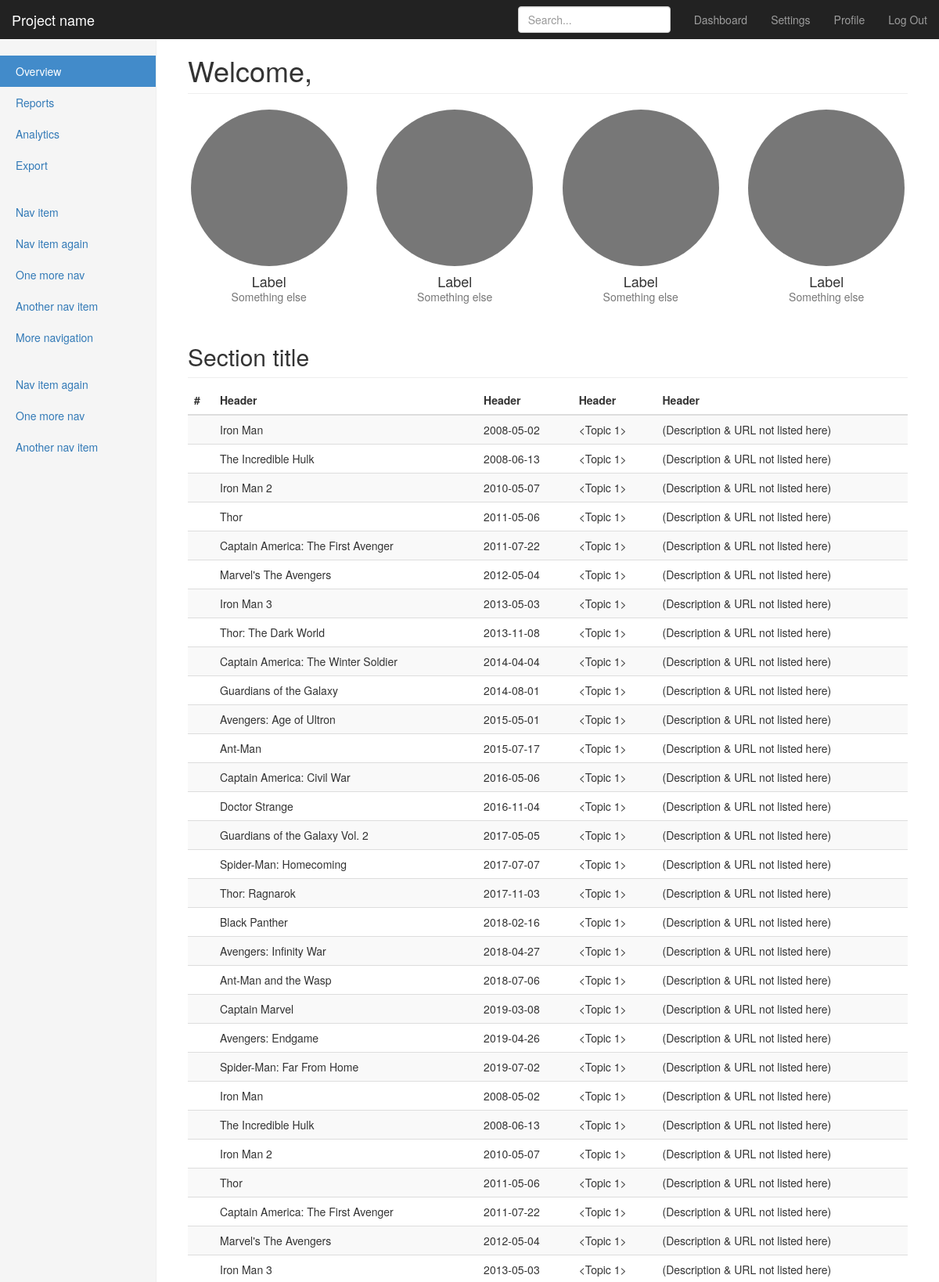
The app's page /all_artifacts (upper part) with its own data.
### app.py (models this page shows)
class Artifact(db.Model):
	aid = db.Column(db.Integer, primary_key=True, autoincrement=True)
	title = db.Column(db.String())
	description = db.Column(db.String())
	date = db.Column(db.Date(), nullable=False)
	url = db.Column(db.String())
	atopic = db.Column(db.Integer, db.ForeignKey('topic.tid'), nullable=False)

class YouTubeArtifact(Artifact): #inherits Artifact class
	pass

### app.py (the view)
@app.route('/all_artifacts')
def all_artifacts():
	artifacts=Artifact.query.all()
	return render_template('all_artifacts.html', artifacts=artifacts)

### templates/all_artifacts.html (shortened to what this page needs)
{% extends "bootstrap/base.html" %}
{% block styles %}
{{super()}}
<link rel="stylesheet" href="{{url_for('.static', filename='dashboard.css')}}">
{% endblock %}
{% block content %}
    <nav class="navbar navbar-inverse navbar-fixed-top">
      <div class="container-fluid">
        <div class="navbar-header">
          <a class="navbar-brand" href="#">Project name</a>
        </div>
        <div id="navbar" class="navbar-collapse collapse">
          <ul class="nav navbar-nav navbar-right">
            <li><a href="#">Dashboard</a></li>
            <li><a href="#">Settings</a></li>
            <li><a href="#">Profile</a></li>
            <li><a href="{{ url_for('logout') }}">Log Out</a></li>
          </ul>
          <form class="navbar-form navbar-right">
            <input type="text" class="form-control" placeholder="Search...">
          </form>
        </div>
      </div>
    </nav>
    <div class="container-fluid">
      <div class="row">
        <div class="col-sm-3 col-md-2 sidebar">
          <ul class="nav nav-sidebar">
            <li class="active"><a href="#">Overview <span class="sr-only">(current)</span></a></li>
            <li><a href="#">Reports</a></li>
            <li><a href="#">Analytics</a></li>
            <li><a href="#">Export</a></li>
          </ul>
          <ul class="nav nav-sidebar">
            <li><a href="">Nav item</a></li>
            <li><a href="">Nav item again</a></li>
            <li><a href="">One more nav</a></li>
            <li><a href="">Another nav item</a></li>
            <li><a href="">More navigation</a></li>
          </ul>
          <ul class="nav nav-sidebar">
            <li><a href="">Nav item again</a></li>
            <li><a href="">One more nav</a></li>
            <li><a href="">Another nav item</a></li>
          </ul>
        </div>
        <div class="col-sm-9 col-sm-offset-3 col-md-10 col-md-offset-2 main">
          <h1 class="page-header">Welcome, {{ name }}</h1>
          <div class="row placeholders">
            <div class="col-xs-6 col-sm-3 placeholder">
              <img width="200" height="200" class="img-responsive" alt="Generic placeholder thumbnail">
              <h4>Label</h4>
              <span class="text-muted">Something else</span>
            </div>
            <div class="col-xs-6 col-sm-3 placeholder">
              <img width="200" height="200" class="img-responsive" alt="Generic placeholder thumbnail">
              <h4>Label</h4>
              <span class="text-muted">Something else</span>
            </div>
            <div class="col-xs-6 col-sm-3 placeholder">
              <img width="200" height="200" class="img-responsive" alt="Generic placeholder thumbnail">
              <h4>Label</h4>
              <span class="text-muted">Something else</span>
            </div>
            <div class="col-xs-6 col-sm-3 placeholder">
              <img width="200" height="200" class="img-responsive" alt="Generic placeholder thumbnail">
              <h4>Label</h4>
              <span class="text-muted">Something else</span>
            </div>
          </div>
          <h2 class="sub-header">Section title</h2>
          <div class="table-responsive">
            <table class="table table-striped">
              <thead>
                <tr>
                  <th>#</th>
                  <th>Header</th>
                  <th>Header</th>
                  <th>Header</th>
                  <th>Header</th>
                </tr>
              </thead>
              <tbody>
				{% for artifact in artifacts %}
				<tr>
					<td>{{ artifact.id }}</td>
					<td>{{ artifact.title }}</td>
					<td>{{ artifact.date }}</td>
					<td>{{ artifact.topic }}</td>
					<td>(Description & URL not listed here)</td>
				</tr>
				{% endfor %}
              </tbody>
            </table>
          </div>
        </div>
      </div>
    </div>
{% endblock %}

### static/dashboard.css (style rules this page uses)
body { padding-top: 50px; }
.sub-header { padding-bottom: 10px; border-bottom: 1px solid #eee; }
.navbar-fixed-top { border: 0; }
.sidebar { display: none; }
@media (min-width: 768px) { .sidebar { position: fixed; top: 51px; bottom: 0; left: 0; z-index: 1000; display: block; padding: 20px; overflow-x: hidden; overflow-y: auto; background-color: #f5f5f5; border-right: 1px solid #eee; } }
.nav-sidebar { margin-right: -21px; margin-bottom: 20px; margin-left: -20px; }
.nav-sidebar > li > a { padding-right: 20px; padding-left: 20px; }
.nav-sidebar > .active > a, .nav-sidebar > .active > a:hover, .nav-sidebar > .active > a:focus { color: #fff; background-color: #428bca; }
.main { padding: 20px; }
@media (min-width: 768px) { .main { padding-right: 40px; padding-left: 40px; } }
.main .page-header { margin-top: 0; }
.placeholders { margin-bottom: 30px; text-align: center; }
.placeholders h4 { margin-bottom: 0; }
.placeholder { margin-bottom: 20px; }
.placeholder img { display: inline-block; border-radius: 50%; }

### records on screen
YouTubeArtifact: title "Iron Man", date "2008-05-02", topic "<Topic 1>"
YouTubeArtifact: title "The Incredible Hulk", date "2008-06-13", topic "<Topic 1>"
YouTubeArtifact: title "Iron Man 2", date "2010-05-07", topic "<Topic 1>"
YouTubeArtifact: title "Thor", date "2011-05-06", topic "<Topic 1>"
YouTubeArtifact: title "Captain America: The First Avenger", date "2011-07-22", topic "<Topic 1>"
YouTubeArtifact: title "Marvel's The Avengers", date "2012-05-04", topic "<Topic 1>"
YouTubeArtifact: title "Iron Man 3", date "2013-05-03", topic "<Topic 1>"
YouTubeArtifact: title "Thor: The Dark World", date "2013-11-08", topic "<Topic 1>"
YouTubeArtifact: title "Captain America: The Winter Soldier", date "2014-04-04", topic "<Topic 1>"
YouTubeArtifact: title "Guardians of the Galaxy", date "2014-08-01", topic "<Topic 1>"
YouTubeArtifact: title "Avengers: Age of Ultron", date "2015-05-01", topic "<Topic 1>"
YouTubeArtifact: title "Ant-Man", date "2015-07-17", topic "<Topic 1>"
YouTubeArtifact: title "Captain America: Civil War", date "2016-05-06", topic "<Topic 1>"
YouTubeArtifact: title "Doctor Strange", date "2016-11-04", topic "<Topic 1>"
YouTubeArtifact: title "Guardians of the Galaxy Vol. 2", date "2017-05-05", topic "<Topic 1>"
YouTubeArtifact: title "Spider-Man: Homecoming", date "2017-07-07", topic "<Topic 1>"
YouTubeArtifact: title "Thor: Ragnarok", date "2017-11-03", topic "<Topic 1>"
YouTubeArtifact: title "Black Panther", date "2018-02-16", topic "<Topic 1>"
YouTubeArtifact: title "Avengers: Infinity War", date "2018-04-27", topic "<Topic 1>"
YouTubeArtifact: title "Ant-Man and the Wasp", date "2018-07-06", topic "<Topic 1>"
YouTubeArtifact: title "Captain Marvel", date "2019-03-08", topic "<Topic 1>"
YouTubeArtifact: title "Avengers: Endgame", date "2019-04-26", topic "<Topic 1>"
YouTubeArtifact: title "Spider-Man: Far From Home", date "2019-07-02", topic "<Topic 1>"
YouTubeArtifact: title "Iron Man", date "2008-05-02", topic "<Topic 1>"
YouTubeArtifact: title "The Incredible Hulk", date "2008-06-13", topic "<Topic 1>"
YouTubeArtifact: title "Iron Man 2", date "2010-05-07", topic "<Topic 1>"
YouTubeArtifact: title "Thor", date "2011-05-06", topic "<Topic 1>"
YouTubeArtifact: title "Captain America: The First Avenger", date "2011-07-22", topic "<Topic 1>"
YouTubeArtifact: title "Marvel's The Avengers", date "2012-05-04", topic "<Topic 1>"
YouTubeArtifact: title "Iron Man 3", date "2013-05-03", topic "<Topic 1>"
